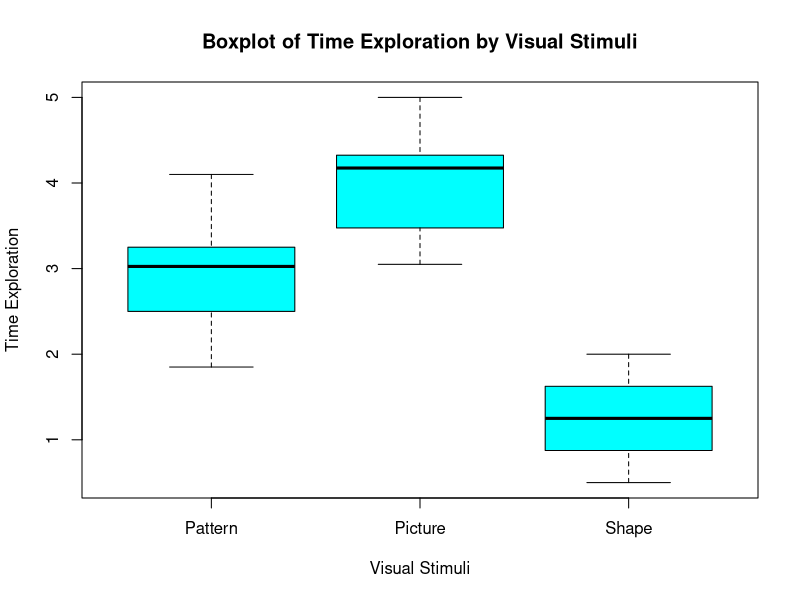

Reproduce this figure in R.
#install.packages("tidyverse")
#install.packages("rstatix")
#install.packages("car")
#install.packages("ggplot2")
#install.packages("lme4")
#install.packages("dplyr")

library(tidyverse)
library(rstatix)
library(car)
library(ggplot2)
library(lme4)
library(dplyr)

data_labrats <- data.frame(
  visual_stimuli = c("Shape", "Shape", "Shape", "Shape", "Shape", "Shape", "Shape", "Shape",
                  "Pattern", "Pattern", "Pattern", "Pattern", "Pattern", "Pattern", "Pattern", "Pattern",
                  "Picture", "Picture", "Picture", "Picture", "Picture", "Picture", "Picture", "Picture",
                  "Shape", "Shape", "Shape", "Shape", "Pattern", "Pattern", "Pattern", "Pattern",
                  "Picture", "Picture", "Picture", "Picture"),
  time_exploration = c(2,0.75,1.25,1,1.5,1.25,1.75,0.5,2.5,3.25,1.85,3.05,2.5,3,4.1,3.75,4.25,4.1,4.25,4.4,3.75,3.05,3.2,5,2,0.75,1.25,1,2.5,3.25,1.85,3.05,4.25,4.4,3.75,3.05)
)

# Box plot
boxplot(time_exploration ~ visual_stimuli, data = data_labrats, col = "cyan", border = "black",
        main = "Boxplot of Time Exploration by Visual Stimuli",
        xlab = "Visual Stimuli", ylab = "Time Exploration",
        outline = TRUE)

# Shapiro-Wilk test for normality 
shapiro_test <- data_labrats %>%
  group_by(visual_stimuli) %>%
  summarise(p_value = shapiro.test(time_exploration)$p.value)

# Print result
print("Shapiro-Wilk Test:")
print(shapiro_test)


# Levene's test for homogeneity of variances
levene_test <- car::leveneTest(time_exploration ~ visual_stimuli, data = data_labrats)
print("Levene's Test:")
print(levene_test)

## COMPUTATIONS ##
# ONE-WAY ANOVA TEST
ANOVA <- aov(time_exploration ~ visual_stimuli, data = data_labrats)
summary(ANOVA)

# Descriptive statistics
descriptives <- data_labrats %>%
  group_by(visual_stimuli) %>%
  summarise(
    mean_time = mean(time_exploration),
    sd_time = sd(time_exploration),
    n = n()
  )
print("Descriptive Statistics:")
print(descriptives)

# POST-HOC TEST
posthoc <- data_labrats %>%
  tukey_hsd(time_exploration ~ visual_stimuli)

print("POST-HOC Test:")
print(posthoc)
